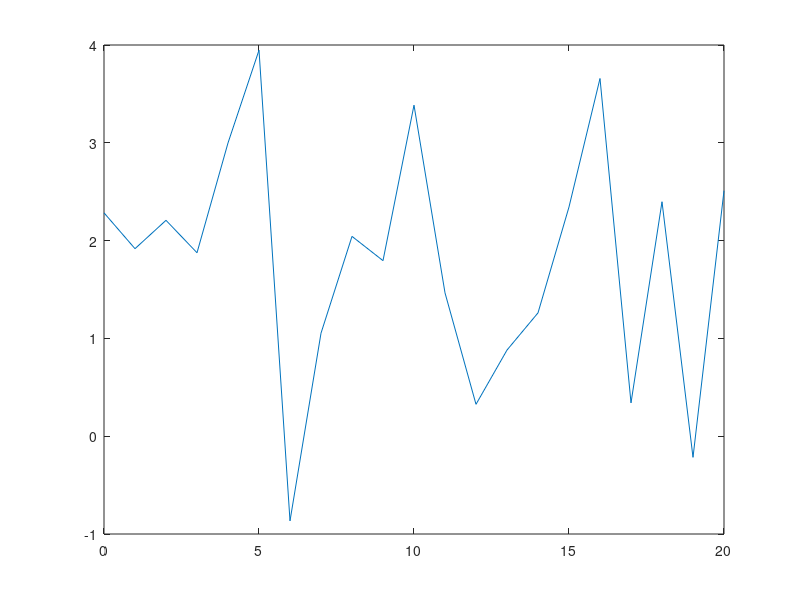
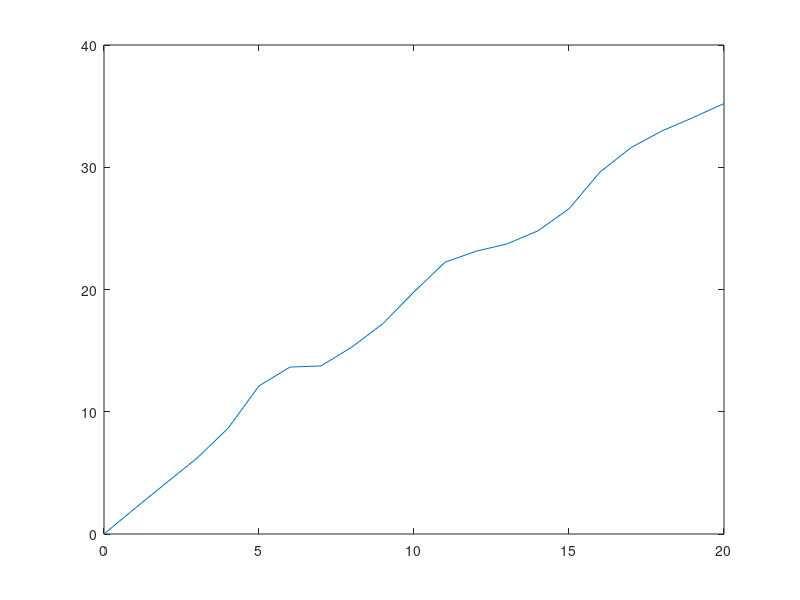
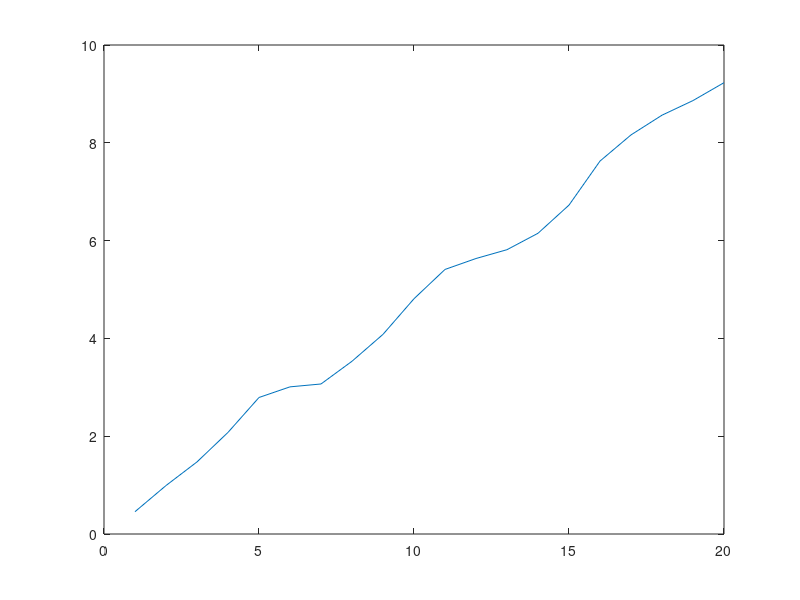
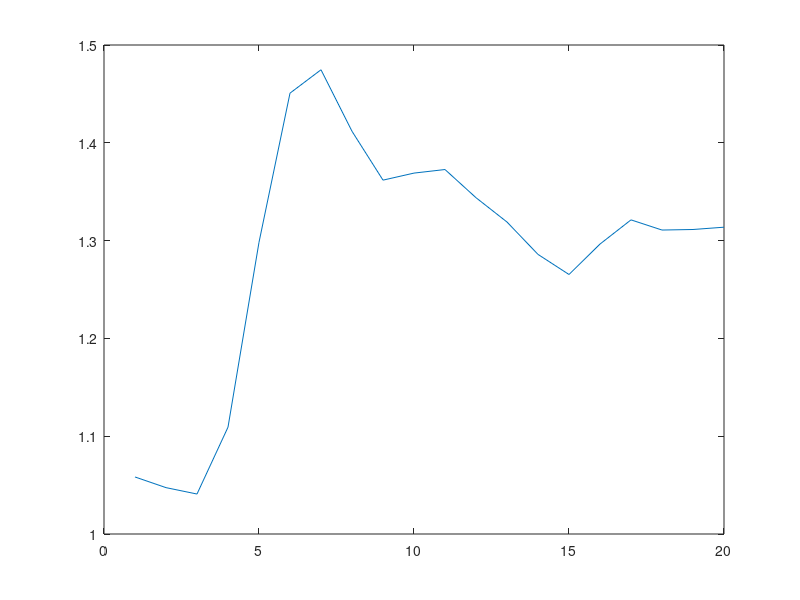

These charts were generated, in order, by the following MATLAB code:
% Daten
x = 0:20;
y = 2+ randn(size(x)) - cos(x);
plot(x,y);

% Flächeninhalt
A = cumtrapz(y);
figure(2);
plot(x,A)

% x-Koordinate des Schwerpunktes
xs = cumtrapz(x.*y)./A;
figure(3);plot(x,xs);

% y-Koordinate des Schwerpunktes
ys = cumtrapz(y.^2)./(2*A);
figure(4);plot(x,ys);


